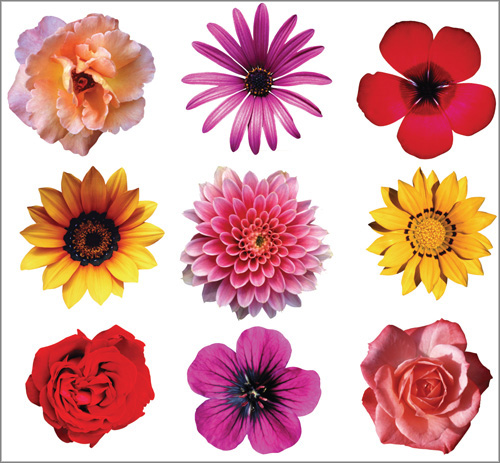
%> input picture Class_08/Homework/Flowers_Color.jpg, 500 x 463 px
$ octave RGB.m   (GNU Octave 9; MATLAB toolbox functions it lacks are replaced by stand-ins)
%> lines starting %> are read from the running program, lines starting %| are printed output that depends on the picture
% Problem{02}: Using Flowers_Color.jpg create three separate images, one
% for each layer (red, green blue).
% Filename: RGB.m
% Input: 'Flowers_Color.jpg'
% Output: 'Flowers_Red.jpg', 'Flowers_Green.jpg', 'Flowers_Blue.jpg'
%         Flowers_Red, Flowers_Green, Flowers_Blue

flowers_color = imread('Flowers_Color.jpg');
%> flowers_color is the input picture: size 463x500x3 uint8; mean R, G, B 221.9, 170.9, 169.1

flowers_red = flowers_color;
flowers_red(1:end, 1:end, 2) = 0; %all of the green layer set to 0
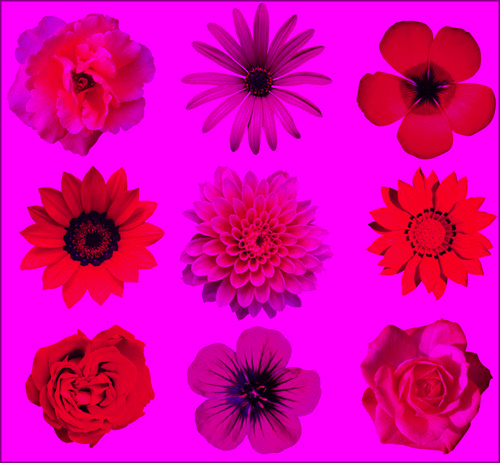
%> flowers_red: size 463x500x3 uint8; mean R, G, B 221.9, 0, 169.1
flowers_red(1:end, 1:end, 3) = 0; %all of the blue layer set to 0
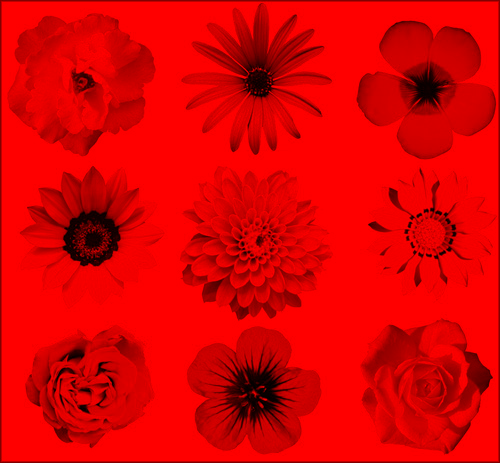
%> flowers_red: size 463x500x3 uint8; mean R, G, B 221.9, 0, 0

imshow(flowers_red)
